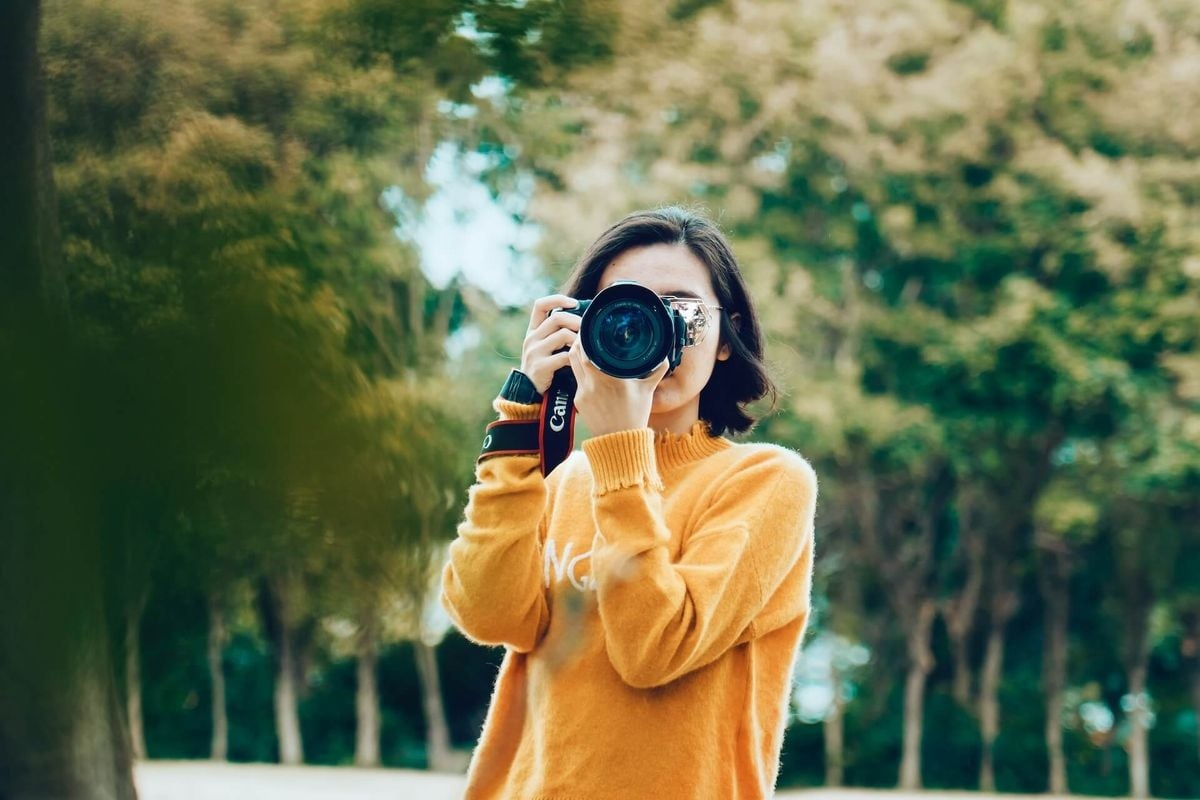
#> input picture assets/test.jpg, 1200 x 800 px
$ jupyter execute lab_3.ipynb
#> lines starting #> are read from the running program, lines starting #| are printed output that depends on the picture; after the words box and inside, x2 and y2 are one past the last pixel; in counts of white or black regions, pixels touching at a corner belong together
[cell 1]
import cv2
import numpy as np
import matplotlib.pyplot as plt

[cell 2]
# Histogram calculation/plotting in OpenCV

image = cv2.imread('assets/test.jpg')
#> image is the input picture: shape (800, 1200, 3); mean B, G, R 75.7, 108.2, 100.7

# find pixels in range 0-255
histr = cv2.calcHist([image], [0], None, [256], [0,256])
#> histr = 256 values, max 16551 at index 23, min 24 at index 2, mean 3750

plt.plot(histr)
plt.show()
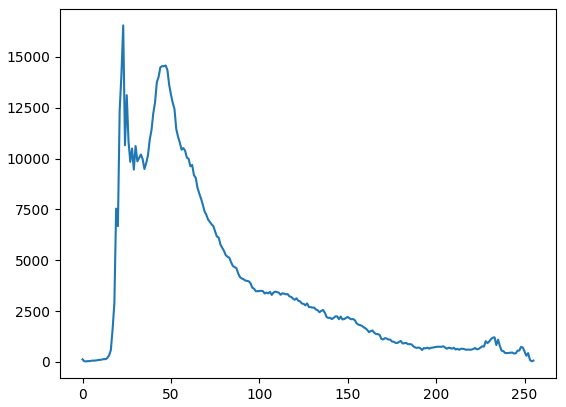
#> figure drawn by matplotlib, 1 panel; curve peaks at x = 23, y = 16551

[cell 3]
# Histogram calculation/plotting in Numpy
image = cv2.imread('assets/test.jpg')

# find pixels in range 0-255
histr, bins = np.histogram(image.ravel(), 256, [0,256])
#> histr = 256 values, max 37909 at index 48, min 437 at index 254, mean 11250; bins = 257 values from 0 to 256

plt.plot(histr)
plt.show()
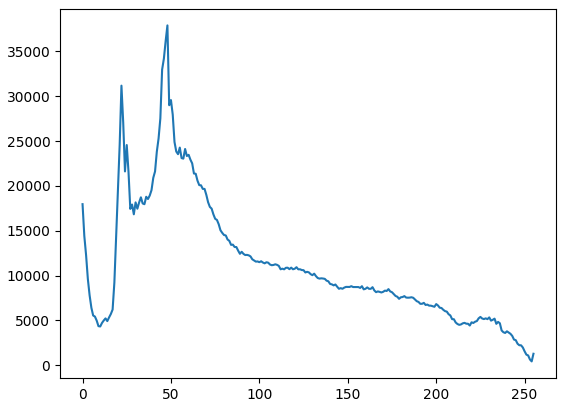
#> figure drawn by matplotlib, 1 panel; curve peaks at x = 48, y = 37909

[cell 4]
image = cv2.imread('assets/test.jpg')
color = ('b', 'g', 'r')

for i, col in enumerate(color):
    hist = cv2.calcHist([image], [i], None, [256], [0, 256])
    plt.plot(hist, color=col)

plt.xlabel('Pixel Intensity')
plt.ylabel('Frequency')
plt.title('BGR Histograms')
plt.grid(True)
plt.show()
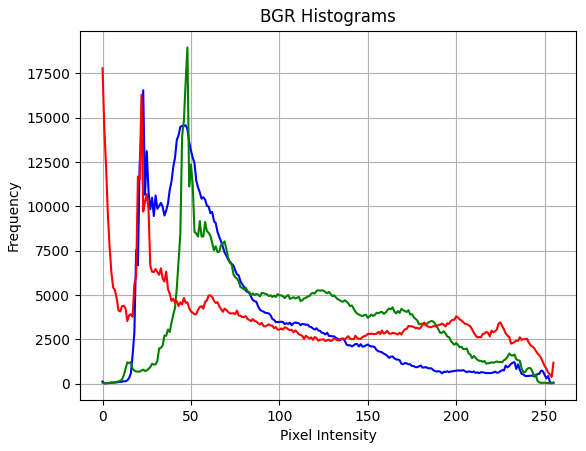
#> figure drawn by matplotlib, 1 panel; curve peaks at x = 23, y = 16551; curve peaks at x = 48, y = 18968; curve peaks at x = 0, y = 17790

[cell 5]
# Load the image
image = cv2.imread('assets/test.jpg')

# Create a mask (assuming a binary mask in this example)
mask = np.zeros_like(image, dtype=np.uint8)
cv2.rectangle(mask, (100, 100), (300, 300), (255, 255, 255), -1)  # rectangular mask
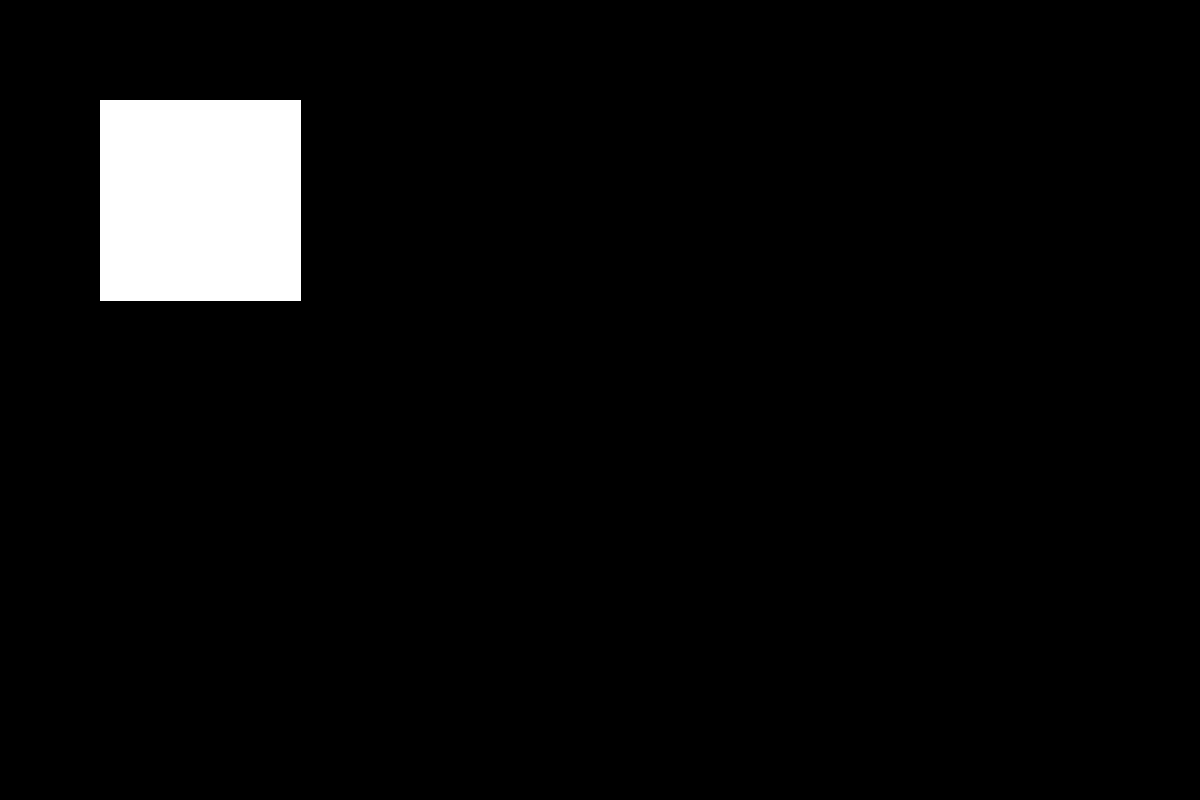
#> mask: shape (800, 1200, 3); 4.2% white; 1 white region, box (x1, y1, x2, y2) and area: (100, 100, 301, 301) 40401

# Apply the mask to the image using bitwise AND operation
masked_image = cv2.bitwise_and(image, mask)
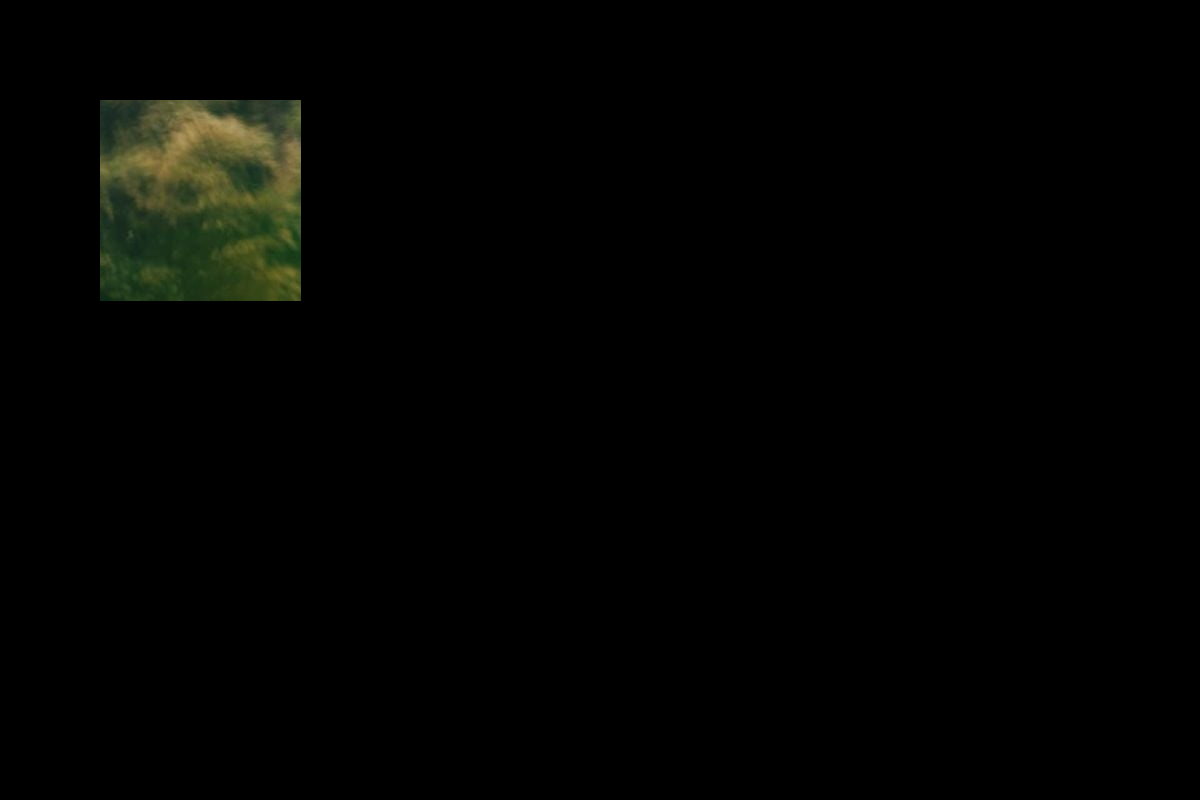
#> masked_image: shape (800, 1200, 3); mean B, G, R 1.7, 3.3, 2.8

# Display the original image and the masked image
cv2.imshow('Original Image', image)
cv2.imshow('Masked Image', masked_image)
cv2.waitKey(0)
cv2.destroyAllWindows()
